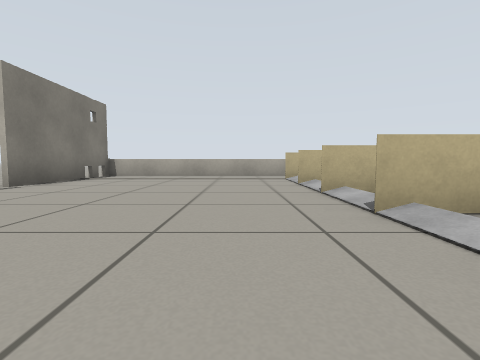
view 1 (above)

15 first-person views from a walk through a world built for the Gazebo simulator. The camera is 0.41 m above the floor, tilts 4° down and sees 85° across. The floor is counted in squares, 1 m on a side. Each view is taken from the middle of a square. On the plan, view 1 faces up. The plan holds only what a view shows up to about 9 squares ahead; the rest is blank. Some stock models are drawn as simple stand-ins.

view 2
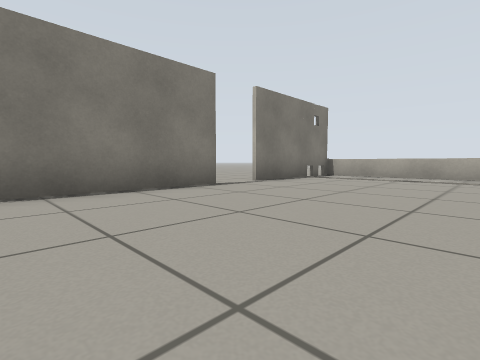

view 3
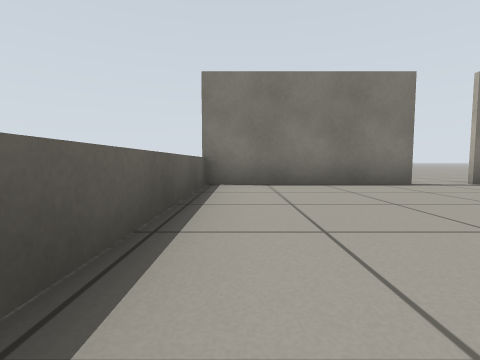

view 4
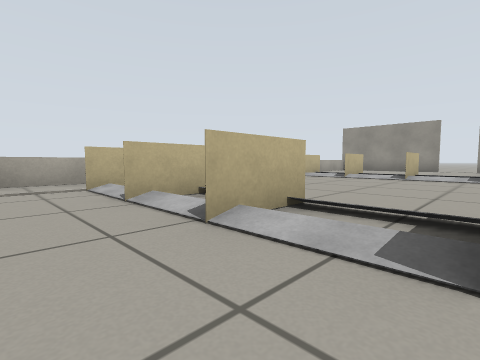

view 5
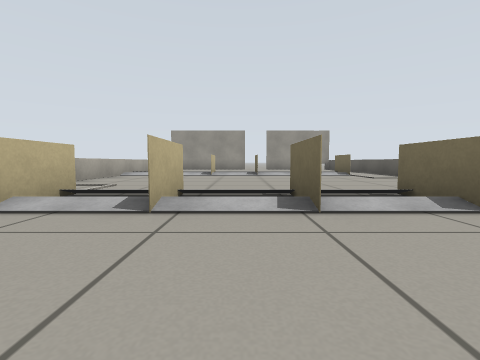

view 6
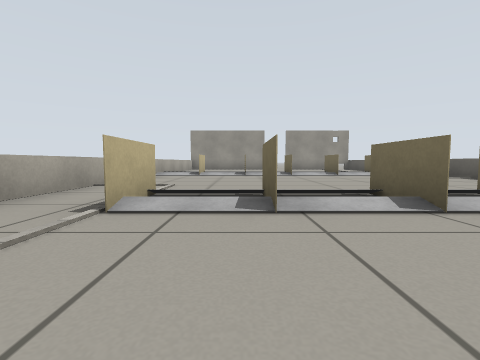

view 7
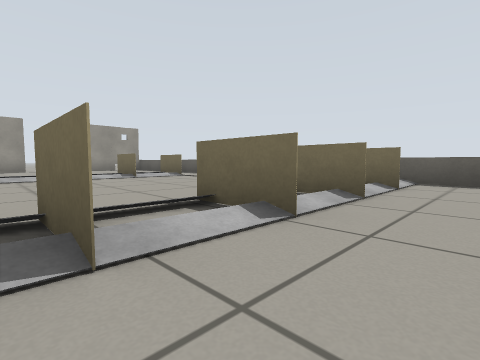

view 8
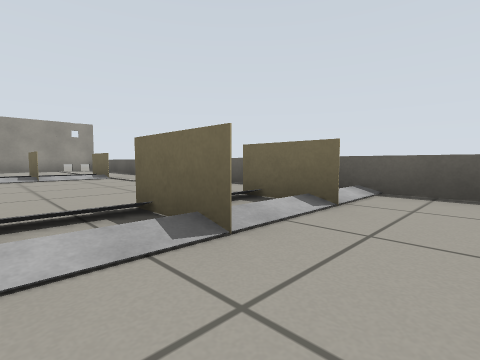

view 9
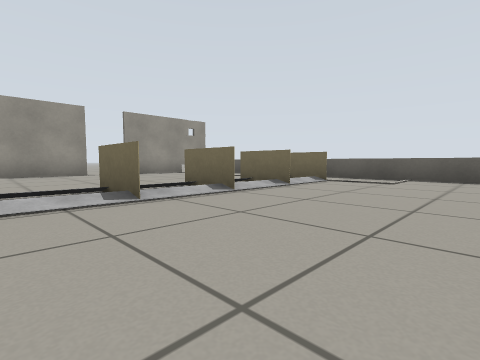

view 10
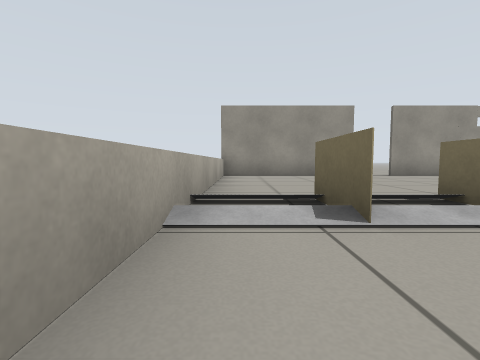

view 11
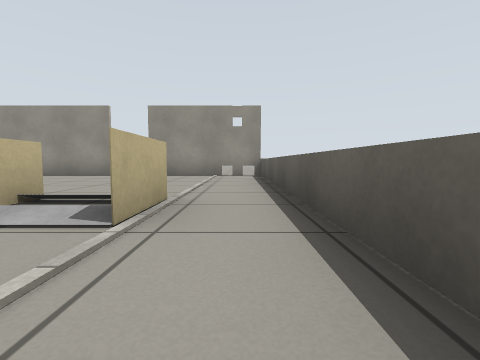

view 12
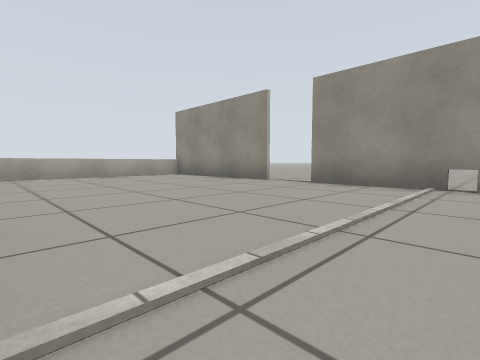

view 13
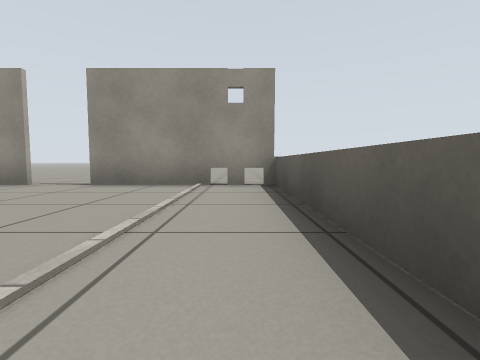

view 14
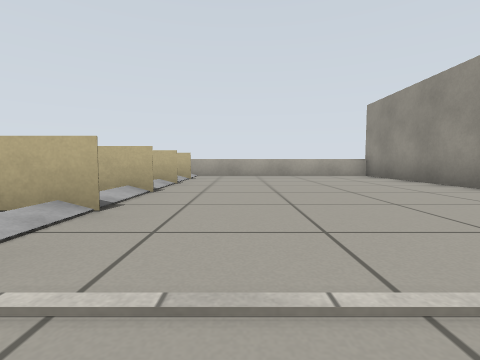

view 15
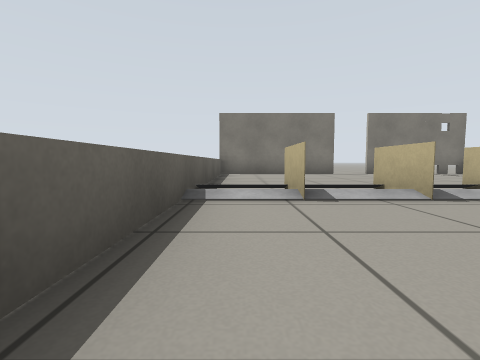

### Floor plan
Key: @ floor where view 1 was taken; # wall or solid block; x gap in a wall; . floor; / step, stairs or slope; = window, fence, low wall or low ledge; B grey box; T thing the floor can be seen under or through.
Columns run from 5 left of view 1 to 14 right of it. Each row starts with its distance up from view 1.
  8   #################
  7  # .........BB....#
  6  #....##....##....#
  5 .#....##....##....#.
  4 ......//....##....#.
  3  x....##....x......
  2  #....##....##....T
  1  #....##....##....T.
  0  #...@//..........#.
 -1  ######=###########

Where each view was taken, in squares from view 1:
view 1: 0 up, 0 right, facing up
view 2: 0 up, 0 right, facing up-left
view 3: 0 up, 1 right, facing left
view 4: 2 up, 0 right, facing up-right
view 5: 4 up, 1 left, facing right
view 6: 5 up, 1 left, facing right
view 7: 5 up, 0 right, facing down-right
view 8: 3 up, 0 right, facing down-right
view 9: 6 up, 4 right, facing down-right
view 10: 7 up, 5 right, facing right
view 11: 0 up, 5 right, facing right
view 12: 0 up, 8 right, facing up-right
view 13: 0 up, 8 right, facing right
view 14: 0 up, 9 right, facing up
view 15: 0 up, 5 right, facing left
